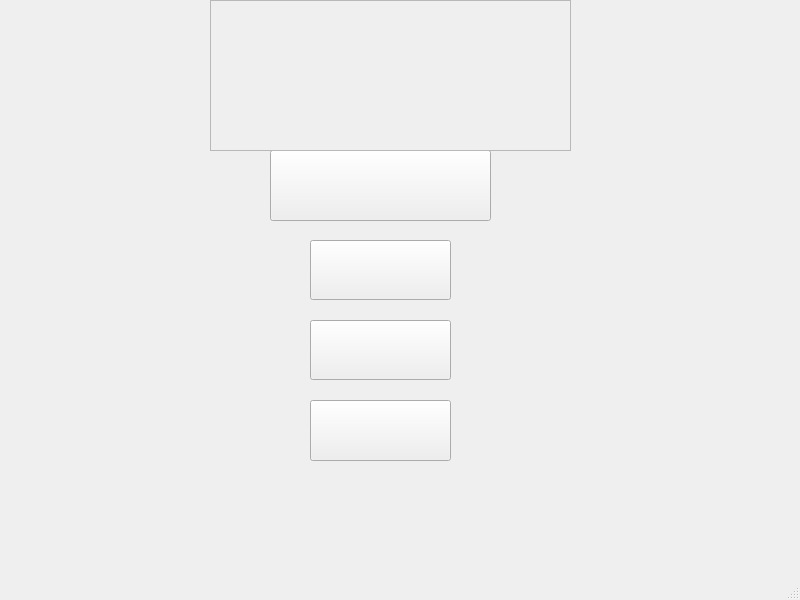
<?xml version="1.0" encoding="UTF-8"?>
<ui version="4.0">
 <class>VentanaPrincipal</class>
 <widget class="QMainWindow" name="VentanaPrincipal">
  <property name="geometry">
   <rect>
    <x>0</x>
    <y>0</y>
    <width>800</width>
    <height>600</height>
   </rect>
  </property>
  <property name="windowTitle">
   <string>VentanaPrincipal</string>
  </property>
  <property name="styleSheet">
   <string notr="true">QMainWindow {
    border-image: url(:/imagenes/forestlight.jpg) 0 0 0 0 stretch stretch;
}</string>
  </property>
  <widget class="QWidget" name="centralwidget">
   <widget class="QPushButton" name="btnJugar">
    <property name="geometry">
     <rect>
      <x>270</x>
      <y>150</y>
      <width>221</width>
      <height>71</height>
     </rect>
    </property>
    <property name="styleSheet">
     <string notr="true">QPushButton {
    border-image: url(:/imagenes/playbutton.png);
}</string>
    </property>
    <property name="text">
     <string/>
    </property>
   </widget>
   <widget class="QPushButton" name="btnAjustes">
    <property name="geometry">
     <rect>
      <x>310</x>
      <y>240</y>
      <width>141</width>
      <height>60</height>
     </rect>
    </property>
    <property name="styleSheet">
     <string notr="true">QPushButton {
    border-image: url(:/imagenes/botonajustes.png);
}</string>
    </property>
    <property name="text">
     <string/>
    </property>
   </widget>
   <widget class="QPushButton" name="btnCreditos">
    <property name="geometry">
     <rect>
      <x>310</x>
      <y>320</y>
      <width>141</width>
      <height>60</height>
     </rect>
    </property>
    <property name="styleSheet">
     <string notr="true">QPushButton {
    border-image: url(:/imagenes/botoncreditos.png);
}</string>
    </property>
    <property name="text">
     <string/>
    </property>
   </widget>
   <widget class="QPushButton" name="btnSalir">
    <property name="geometry">
     <rect>
      <x>310</x>
      <y>400</y>
      <width>141</width>
      <height>61</height>
     </rect>
    </property>
    <property name="styleSheet">
     <string notr="true">QPushButton {
    border-image: url(:/imagenes/salirboton.PNG);
}</string>
    </property>
    <property name="text">
     <string/>
    </property>
   </widget>
   <widget class="QFrame" name="frame">
    <property name="geometry">
     <rect>
      <x>210</x>
      <y>0</y>
      <width>361</width>
      <height>151</height>
     </rect>
    </property>
    <property name="styleSheet">
     <string notr="true">border-image: url(:/imagenes/titulo.png);</string>
    </property>
    <property name="frameShape">
     <enum>QFrame::Shape::StyledPanel</enum>
    </property>
    <property name="frameShadow">
     <enum>QFrame::Shadow::Raised</enum>
    </property>
   </widget>
  </widget>
  <widget class="QMenuBar" name="menubar">
   <property name="geometry">
    <rect>
     <x>0</x>
     <y>0</y>
     <width>800</width>
     <height>26</height>
    </rect>
   </property>
  </widget>
  <widget class="QStatusBar" name="statusbar"/>
 </widget>
 <resources/>
 <connections/>
</ui>
